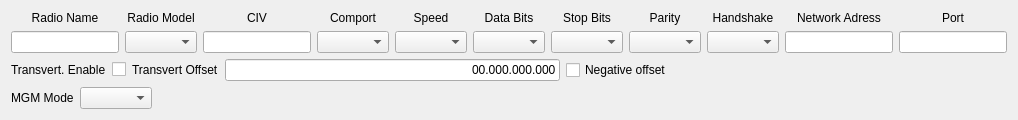
     <widget class="QWidget" name="radioTab5">
      <attribute name="title">
       <string>Radio 5</string>
      </attribute>
      <layout class="QVBoxLayout" name="verticalLayout_6">
       <item>
        <layout class="QVBoxLayout" name="verticalLayout_56">
         <item>
          <layout class="QHBoxLayout" name="horizontalLayout_18">
           <item>
            <layout class="QVBoxLayout" name="verticalLayout_57">
             <item>
              <widget class="QLabel" name="label_20">
               <property name="text">
                <string>Radio Name</string>
               </property>
               <property name="alignment">
                <set>Qt::AlignCenter</set>
               </property>
              </widget>
             </item>
             <item>
              <widget class="QLineEdit" name="radioNameEdit5"/>
             </item>
            </layout>
           </item>
           <item>
            <layout class="QVBoxLayout" name="verticalLayout_58">
             <item>
              <widget class="QLabel" name="label_21">
               <property name="text">
                <string>Radio Model</string>
               </property>
               <property name="alignment">
                <set>Qt::AlignCenter</set>
               </property>
              </widget>
             </item>
             <item>
              <widget class="QComboBox" name="radioModelBox5"/>
             </item>
            </layout>
           </item>
           <item>
            <layout class="QVBoxLayout" name="verticalLayout_59">
             <item>
              <widget class="QLabel" name="label_51">
               <property name="text">
                <string>CIV</string>
               </property>
               <property name="alignment">
                <set>Qt::AlignCenter</set>
               </property>
              </widget>
             </item>
             <item>
              <widget class="QLineEdit" name="CIVlineEdit5"/>
             </item>
            </layout>
           </item>
           <item>
            <layout class="QVBoxLayout" name="verticalLayout">
             <item>
              <widget class="QLabel" name="comportLbl5">
               <property name="text">
                <string>Comport</string>
               </property>
               <property name="alignment">
                <set>Qt::AlignCenter</set>
               </property>
              </widget>
             </item>
             <item>
              <widget class="QComboBox" name="comPortBox5"/>
             </item>
            </layout>
           </item>
           <item>
            <layout class="QVBoxLayout" name="verticalLayout_61">
             <item>
              <widget class="QLabel" name="speedLbl5">
               <property name="text">
                <string>Speed</string>
               </property>
               <property name="alignment">
                <set>Qt::AlignCenter</set>
               </property>
              </widget>
             </item>
             <item>
              <widget class="QComboBox" name="comSpeedBox5"/>
             </item>
            </layout>
           </item>
           <item>
            <layout class="QVBoxLayout" name="verticalLayout_62">
             <item>
              <widget class="QLabel" name="dataLbll5">
               <property name="text">
                <string>Data Bits</string>
               </property>
               <property name="alignment">
                <set>Qt::AlignCenter</set>
               </property>
              </widget>
             </item>
             <item>
              <widget class="QComboBox" name="comDataBitsBox5"/>
             </item>
            </layout>
           </item>
           <item>
            <layout class="QVBoxLayout" name="verticalLayout_63">
             <item>
              <widget class="QLabel" name="stopLbl5">
               <property name="text">
                <string>Stop Bits</string>
               </property>
               <property name="alignment">
                <set>Qt::AlignCenter</set>
               </property>
              </widget>
             </item>
             <item>
              <widget class="QComboBox" name="comStopBitsBox5"/>
             </item>
            </layout>
           </item>
           <item>
            <layout class="QVBoxLayout" name="verticalLayout_64">
             <item>
              <widget class="QLabel" name="parityLbl5">
               <property name="text">
                <string>Parity</string>
               </property>
               <property name="alignment">
                <set>Qt::AlignCenter</set>
               </property>
              </widget>
             </item>
             <item>
              <widget class="QComboBox" name="comParityBox5"/>
             </item>
            </layout>
           </item>
           <item>
            <layout class="QVBoxLayout" name="verticalLayout_65">
             <item>
              <widget class="QLabel" name="handshakeLbl5">
               <property name="text">
                <string>Handshake</string>
               </property>
               <property name="alignment">
                <set>Qt::AlignCenter</set>
               </property>
              </widget>
             </item>
             <item>
              <widget class="QComboBox" name="comHandShakeBox5"/>
             </item>
            </layout>
           </item>
           <item>
            <layout class="QHBoxLayout" name="horizontalLayout">
             <item>
              <layout class="QVBoxLayout" name="verticalLayout_7">
               <item>
                <widget class="QLabel" name="networkAddLbl5">
                 <property name="text">
                  <string>Network Adress</string>
                 </property>
                 <property name="alignment">
                  <set>Qt::AlignCenter</set>
                 </property>
                </widget>
               </item>
               <item>
                <widget class="QLineEdit" name="networkAddBox5"/>
               </item>
              </layout>
             </item>
             <item>
              <layout class="QVBoxLayout" name="verticalLayout_8">
               <item>
                <widget class="QLabel" name="netPortLbl5">
                 <property name="text">
                  <string>Port</string>
                 </property>
                 <property name="alignment">
                  <set>Qt::AlignCenter</set>
                 </property>
                </widget>
               </item>
               <item>
                <widget class="QLineEdit" name="netPortBox5"/>
               </item>
              </layout>
             </item>
            </layout>
           </item>
          </layout>
         </item>
         <item>
          <layout class="QHBoxLayout" name="horizontalLayout_8">
           <item>
            <widget class="QLabel" name="label_58">
             <property name="text">
              <string>Transvert. Enable</string>
             </property>
            </widget>
           </item>
           <item>
            <widget class="QCheckBox" name="TransVCheck5">
             <property name="text">
              <string/>
             </property>
            </widget>
           </item>
           <item>
            <widget class="QLabel" name="label_59">
             <property name="text">
              <string>Transvert Offset</string>
             </property>
            </widget>
           </item>
           <item>
            <widget class="QLineEdit" name="TransVertEdit5">
             <property name="inputMask">
              <string>99.999.999.999</string>
             </property>
             <property name="text">
              <string>00.000.000.000</string>
             </property>
             <property name="alignment">
              <set>Qt::AlignRight|Qt::AlignTrailing|Qt::AlignVCenter</set>
             </property>
            </widget>
           </item>
           <item>
            <widget class="QCheckBox" name="negCheckbox5">
             <property name="text">
              <string>Negative offset</string>
             </property>
            </widget>
           </item>
           <item>
            <spacer name="horizontalSpacer_10">
             <property name="orientation">
              <enum>Qt::Horizontal</enum>
             </property>
             <property name="sizeHint" stdset="0">
              <size>
               <width>40</width>
               <height>20</height>
              </size>
             </property>
            </spacer>
           </item>
          </layout>
         </item>
         <item>
          <layout class="QHBoxLayout" name="horizontalLayout_10">
           <item>
            <widget class="QLabel" name="label_5">
             <property name="text">
              <string>MGM Mode</string>
             </property>
            </widget>
           </item>
           <item>
            <widget class="QComboBox" name="mgmBox5"/>
           </item>
           <item>
            <spacer name="horizontalSpacer_5">
             <property name="orientation">
              <enum>Qt::Horizontal</enum>
             </property>
             <property name="sizeHint" stdset="0">
              <size>
               <width>40</width>
               <height>20</height>
              </size>
             </property>
            </spacer>
           </item>
          </layout>
         </item>
        </layout>
       </item>
      </layout>
     </widget>
